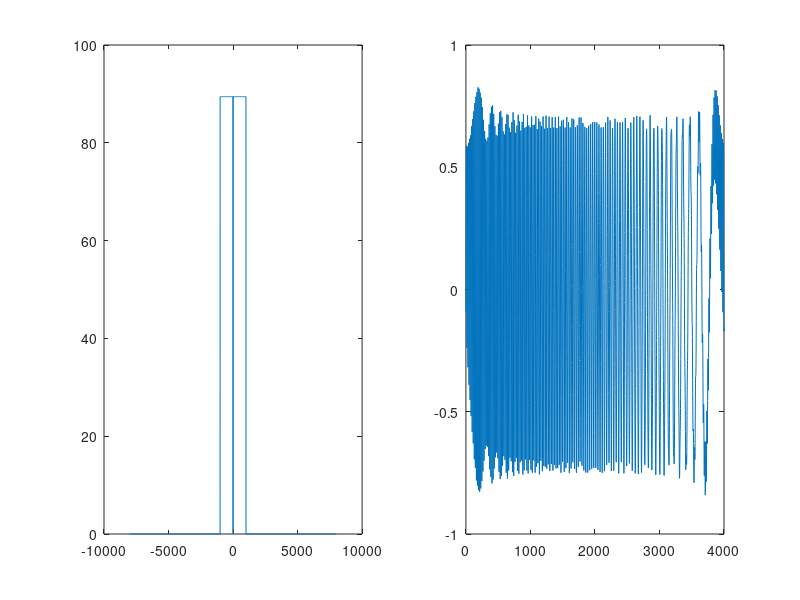

Write MATLAB code to recreate this figure. (Note: this script raises an error after producing the figure.)
clear; close all;clc;
%% Multisine generation
% Parameters
N1 = 4000;
V_RMS = 0.5;
K_min = 4/4;
K_max = 1000/4;
K = K_min:K_max;

% Random phase multisine
phi = 2*pi*rand([K_min,K_max]);

% Frequency domain construction
X = zeros(N1,1);
X(K_min+1:K_max+1) = exp(1j*phi);
multisine_rand = N1*real(ifft(X));
multisine_rand = multisine_rand*V_RMS/rms(multisine_rand);

noise = randn([1,160000]);
noise = noise*V_RMS/rms(noise);


% Schroeder phase multisine
phi = K.*(K+1)*pi/length(K);

% Frequency domain construction
X = zeros(N1,1);
X(K_min+1:K_max+1) = exp(1j*phi);
multisine_scho = N1*real(ifft(X));
multisine_scho = multisine_scho*V_RMS/rms(multisine_scho);
fq = -N1/2:N1/2 - 1;
% fq = -N1*2:4:N*2 - 1;
fq = fq*4;
figure; hold on;
subplot(1,2,1);
plot(fq,abs(fftshift(fft(multisine_scho))));
subplot(1,2,2);
plot(multisine_scho);

%%

[u , y] =  ReadDataLab2(N1,40,32,'out_Group9_InputPeriodick.mat');

[H, stdH] = TransferFunc(u, y, [2,4,8,16,32], @HFunction_time);

figure('Name','Time');
subplot(1,2,1);
plot(db(H(:,1)),'b.');
hold on;
plot(db(H(:,2)),'r.');

subplot(1,2,2);
plot((stdH(:,1)),'bo');
hold on;
plot((stdH(:,4)),'ro');

[H, stdH] = TransferFunc(u, y, [2,4,8,16,32], @HFunction_freq);

figure('Name','Freq');
subplot(1,2,1);
plot(db(H(:,1)),'b.');
hold on;
plot(db(H(:,5)),'r.');

subplot(1,2,2);
plot((stdH(:,1)),'bo');
hold on;
plot((stdH(:,4)),'ro');

[H, stdH] = TransferFunc(u, y, [2,4,8,16,32], @HFunction_FRF);

figure('Name','FRF');
subplot(1,2,1);
plot(db(H(:,1)),'b.');
hold on;
plot(db(H(:,5)),'r.');

subplot(1,2,2);
plot((stdH(:,1)),'bo');
hold on;
plot((stdH(:,4)),'ro');

[H, stdH] = TransferFunc(u, y, [2,4,8,16,32], @HFunction_pinput);

figure('Name','Power 1');
subplot(1,2,1);
plot(db(H(:,1)),'b.');
hold on;
plot(db(H(:,5)),'r.');

subplot(1,2,2);
plot((stdH(:,1)),'bo');
hold on;
plot((stdH(:,4)),'ro');

[H, stdH] = TransferFunc(u, y, [2,4,8,16,32], @HFunction_poutput);

figure('Name','Power 2');
subplot(1,2,1);
plot(db(H(:,1)),'b.');
hold on;
plot(db(H(:,5)),'r.');

subplot(1,2,2);
plot((stdH(:,1)),'bo');
hold on;
plot((stdH(:,4)),'ro');

%% Plots Aperiodic 

% [u , y] =  ReadDataLab2(N1*40,40,32,'out_Group9_InputAperiodic.mat');

data = load('out_Group9_InputAperiodic.mat');
u = data.Su;
y = data.Sy;

u = reshape(u,[],40);
y = reshape(y,[],40); 

u = u(:,8:end);
y = y(:,8:end);

[H, stdH] = TransferFunc(u, y, [2,4,8,16,32], @HFunction_time);

figure('Name','Time');
subplot(1,2,1);
plot(db(H(:,1)),'b.');
hold on;
plot(db(H(:,5)),'r.');

subplot(1,2,2);
plot((stdH(:,1)),'bo');
hold on;
plot((stdH(:,4)),'ro');

[H, stdH] = TransferFunc(u, y, [2,4,8,16,32], @HFunction_freq);

figure('Name','Freq');
subplot(1,2,1);
plot(db(H(:,1)),'b.');
hold on;
plot(db(H(:,5)),'r.');

subplot(1,2,2);
plot((stdH(:,1)),'bo');
hold on;
plot((stdH(:,4)),'ro');

[H, stdH] = TransferFunc(u, y, [2,4,8,16,32], @HFunction_FRF);

figure('Name','FRF');
subplot(1,2,1);
plot(db(H(:,1)),'b.');
hold on;
plot(db(H(:,5)),'r.');

subplot(1,2,2);
plot((stdH(:,1)),'bo');
hold on;
plot((stdH(:,4)),'ro');

[H, stdH] = TransferFunc(u, y, [2,4,8,16,32], @HFunction_pinput);

figure('Name','Power 1');
subplot(1,2,1);
plot(db(H(:,1)),'b.');
hold on;
plot(db(H(:,5)),'r.');

subplot(1,2,2);
plot((stdH(:,1)),'bo');
hold on;
plot((stdH(:,4)),'ro');

[H, stdH] = TransferFunc(u, y, [2,4,8,16,32], @HFunction_poutput);

figure('Name','Power 2');
subplot(1,2,1);
plot(db(H(:,1)),'b.');
hold on;
plot(db(H(:,5)),'r.');

subplot(1,2,2);
plot((stdH(:,1)),'bo');
hold on;
plot((stdH(:,4)),'ro');
